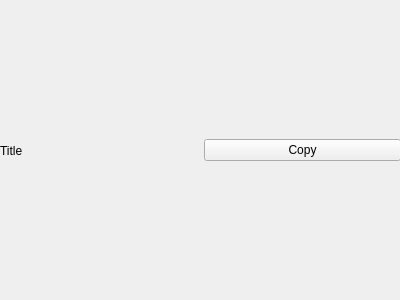
<?xml version="1.0" encoding="UTF-8"?>
<ui version="4.0">
 <class>ItemWidget</class>
 <widget class="QWidget" name="ItemWidget">
  <property name="geometry">
   <rect>
    <x>0</x>
    <y>0</y>
    <width>400</width>
    <height>300</height>
   </rect>
  </property>
  <property name="windowTitle">
   <string>Form</string>
  </property>
  <widget class="QWidget" name="horizontalLayoutWidget">
   <property name="geometry">
    <rect>
     <x>0</x>
     <y>0</y>
     <width>401</width>
     <height>301</height>
    </rect>
   </property>
   <layout class="QHBoxLayout" name="horizontalLayout">
    <item>
     <widget class="QLabel" name="listTitleLabel">
      <property name="text">
       <string>Title</string>
      </property>
     </widget>
    </item>
    <item>
     <widget class="QPushButton" name="listCopyButton">
      <property name="text">
       <string>Copy</string>
      </property>
     </widget>
    </item>
   </layout>
  </widget>
 </widget>
 <resources/>
 <connections/>
</ui>
